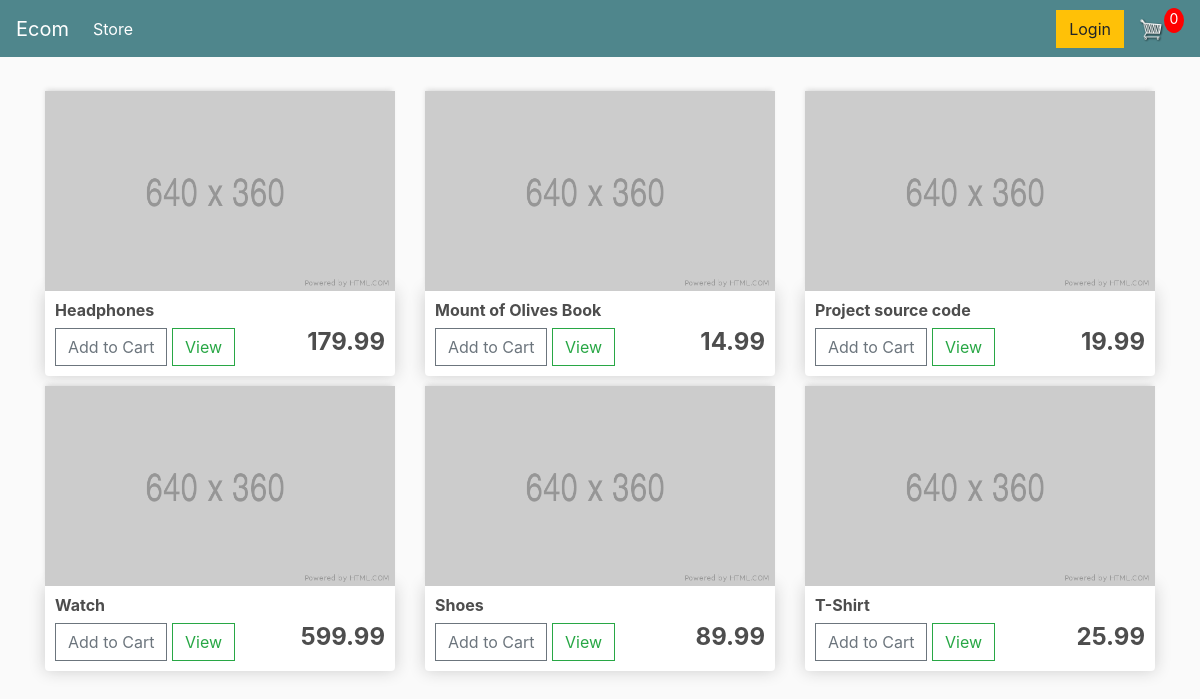
The page / on the database its author committed.
### store/models.py (models this page shows, shortened)
class Product(models.Model):
    name = models.CharField(max_length=150, null=True)
    price = models.FloatField()
    digital = models.BooleanField(default=False, null=True, blank=True)
    image = models.ImageField(null=True, blank=True)

### store/views.py (the view)
# urls.py: path('', include('store.urls')),
def store(request):
    products = Product.objects.all()
    context = {'products': products}
    return render(request, 'store/store.html', context)

### store/templates/store/store.html
{% extends 'store/main.html' %}
{% load static %}
{% block content %}
<div class="row">
    {% for p in products %}
    <div class="col-lg-4">
        <img class="thumbnail" src="{% static 'images/placeholder.png' %}">
        <div class="box-element product">
            <h6><strong>{{ p.name }}</strong></h6>
            <button class="btn btn-outline-secondary add-btn">Add to Cart</button>
            <a class="btn btn-outline-success" href="#">View</a>
            <h4 style="display: inline-block; float: right"><strong>{{ p.price|floatformat:2 }}</strong></h4>
        </div>
    </div>
    {% endfor %}
</div>
{% endblock %}

### static/css/main.css (style rules this page uses)
body { background-color: hsl(0, 0%, 98%); }
h1,h2,h3,h4,h5,h6 { color:hsl(0, 0%, 30%); }
.box-element { box-shadow:hsl(0, 0%, 80%) 0 0 16px; background-color: #fff; border-radius: 4px; padding: 10px; }
.thumbnail { width: 100%; height: 200px; -webkit-box-shadow: -1px -3px 5px -2px rgba(214,214,214,1); -moz-box-shadow: -1px -3px 5px -2px rgba(214,214,214,1); box-shadow: -1px -3px 5px -2px rgba(214,214,214,1); }
.product { border-radius: 0 0 4px 4px; }
.col-lg-4, .col-lg-6, .col-lg-8, .col-lg-12 { margin-top: 10px; }
.btn { border-radius: 0; }

### rows shown on the page
Product: name "Headphones", price "179.99"
Product: name "Mount of Olives Book", price "14.99"
Product: name "Project source code", price "19.99"
Product: name "Watch", price "599.99"
Product: name "Shoes", price "89.99"
Product: name "T-Shirt", price "25.99"
